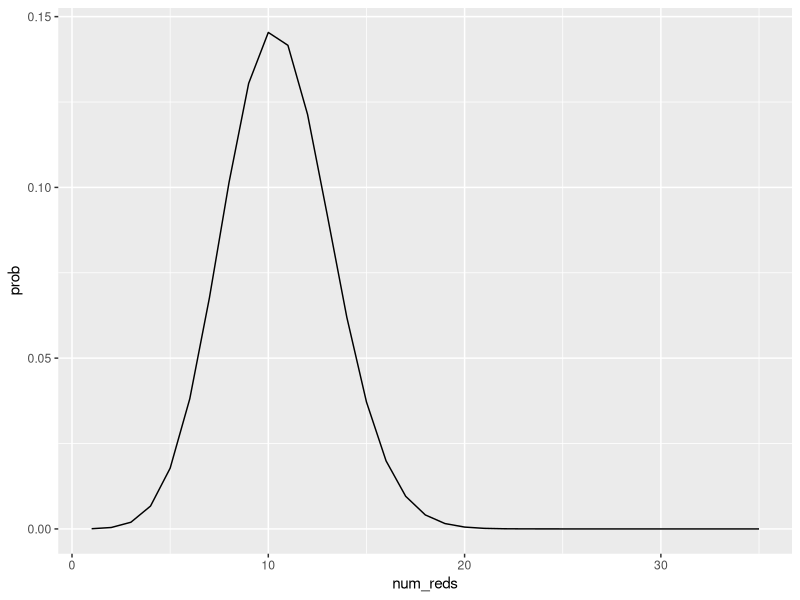
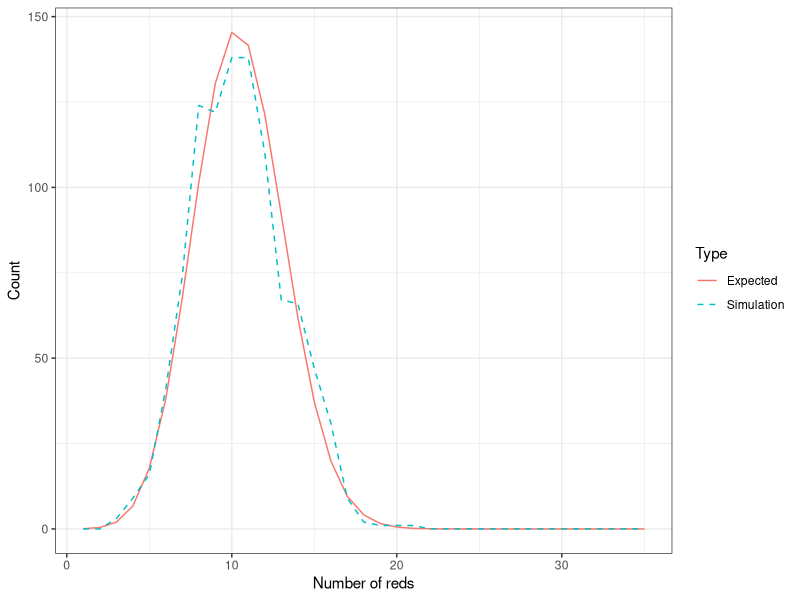

Source code (R) for these figures, in order:
## ---- chunk 1
library(tidyverse)
## ---- chunk 2
choose(8,3)
## ---- chunk 3
rep <- 35

prob_red_spheres <- function(z){
  choose(rep,z)*(0.3^(z))*(0.7^(rep-z))
}

prob_red_spheres(20)
## ---- chunk 4
num_reds <- seq(1,35)
prob_by_num_reds <- data.frame(num_reds) %>%
  mutate(prob=map_dbl(.x=num_reds,prob_red_spheres))
prob_by_num_reds %>% head(3)

prob_by_num_reds %>% ggplot(aes(num_reds,prob)) +
  geom_line()
## ---- chunk 5
sample(10,35,replace=TRUE)
## ---- chunk 6
## Setting the random seed just once
set.seed(0)
for(i in 1:5){
print(sample(100,5,replace=FALSE))
  # The result may well differ every time
}
## Resetting the random seed every time
for(i in 1:5){
set.seed(1)
print(sample(100,5,replace=FALSE))
# The result should not change
}

## ---- chunk 7
num_trials<-1000 # set the number of trials
set.seed(0) # set the random seed

sampling_with_replacement_simulation<-data.frame(trial=1:num_trials)%>%
  mutate(sample_balls=map(.x=trial,~sample(10,35,replace = TRUE))) %>%
  mutate(num_reds=map_dbl(.x=sample_balls,~sum(.x<=3)))
# generate collection of num_trials simulations
sampling_with_replacement_simulation
## ---- chunk 8
num_reds_in_simulation<-sampling_with_replacement_simulation%>%pull(num_reds)
# we extract a vector corresponding to the number of reds in each trial

prob_by_num_reds<-prob_by_num_reds%>%
  mutate(simulation_count=map_dbl(.x=num_reds,~sum(num_reds_in_simulation==.x)))
# add a column which gives the number of trials with a given number of reds
prob_by_num_reds %>% head(5)
## ---- chunk 9
prob_by_num_reds<-prob_by_num_reds%>%
  mutate(expected_count=num_trials*prob)
prob_by_num_reds %>% head(5)
# add a column which gives the expected number of reds
# based on the probability formula
## ---- chunk 10
prob_by_num_reds%>%
rename(Simulation=simulation_count,Expected=expected_count)%>%
pivot_longer(cols=c("Simulation","Expected"),
names_to="Type",values_to="count")%>%
ggplot(aes(num_reds,count)) +
geom_line(aes(linetype=Type, color=Type)) +
scale_linetype_manual(values = c("solid", "dashed"))+
theme_bw()+
xlab("Number of reds")+
ylab("Count")
## ---- chunk 11
num_trials<-1000 # set the number of trials
set.seed(0) # set the random seed

sampling_without_replacement_simulation<-data.frame(trial=1:num_trials)%>%
  mutate(sample_balls=map(.x=trial,~sample(100,10,replace = F))) %>%
  mutate(num_reds=map_dbl(.x=sample_balls,~sum(.x<=50))) %>%
  mutate(num_blues=map_dbl(.x=sample_balls,~sum(.x>50 & .x<=80))) %>%
  mutate(num_greens=map_dbl(.x=sample_balls,~sum(.x>80 & .x<=100))) %>%
  mutate(minimum=pmin(num_reds,num_blues,num_greens)) 
sampling_without_replacement_simulation %>% head(5)

zeros <- nrow(sampling_without_replacement_simulation[sampling_without_replacement_simulation$minimum == "0",])
proportion_zeros <- zeros/nrow(sampling_without_replacement_simulation)
proportion_zeros
# generate collection of num_trials simulations

z <- 10
rep <- 10

all_reds <- choose(num_trials,z)*(0.5^z)*(0.3^(1-z))*(0.2^(1-z))
no_reds <- 1-all_reds
no_reds

prob_red_spheres <- function(z){
  choose(rep,z)*(0.5^z)*(0.3^(1-z))*(0.2^(1-z))
}

prob_red_spheres(10)
## ---- chunk 12


## ---- chunk 13

## ---- chunk 14

